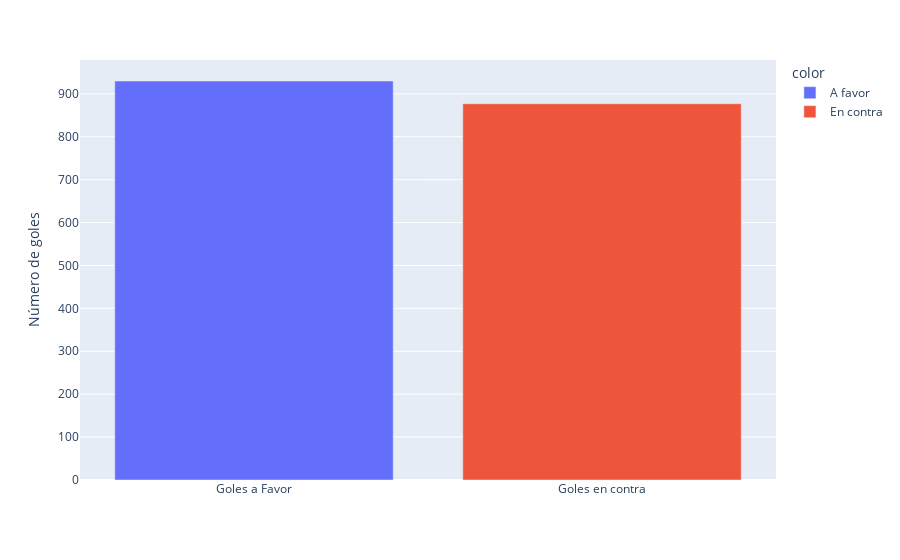

The notebook cell saved with this chart:
### Code cell
fig=px.bar(data_frame=goles.sum(),color=('A favor','En contra'))

fig.update_xaxes(title='')
fig.update_yaxes(title='Número de goles')

### Figure 1 — Plotly figure (JSON) as saved in the notebook; plotly's stock layout.template omitted (floating-point values rounded to 4 significant figures)
{"data": [{"alignmentgroup": "True", "hovertemplate": "color=A favor<br>index=%{x}<br>value=%{y}<extra></extra>", "legendgroup": "A favor", "marker": {"color": "#636efa", "pattern": {"shape": ""}}, "name": "A favor", "offsetgroup": "A favor", "orientation": "v", "showlegend": true, "textposition": "auto", "type": "bar", "x": ["Goles a Favor"], "xaxis": "x", "y": [930], "yaxis": "y"}, {"alignmentgroup": "True", "hovertemplate": "color=En contra<br>index=%{x}<br>value=%{y}<extra></extra>", "legendgroup": "En contra", "marker": {"color": "#EF553B", "pattern": {"shape": ""}}, "name": "En contra", "offsetgroup": "En contra", "orientation": "v", "showlegend": true, "textposition": "auto", "type": "bar", "x": ["Goles en contra"], "xaxis": "x", "y": [877], "yaxis": "y"}], "layout": {"barmode": "relative", "legend": {"title": {"text": "color"}, "tracegroupgap": 0}, "margin": {"t": 60}, "xaxis": {"anchor": "y", "domain": [0, 1], "title": {"text": ""}}, "yaxis": {"anchor": "x", "domain": [0, 1], "title": {"text": "Número de goles"}}}}
